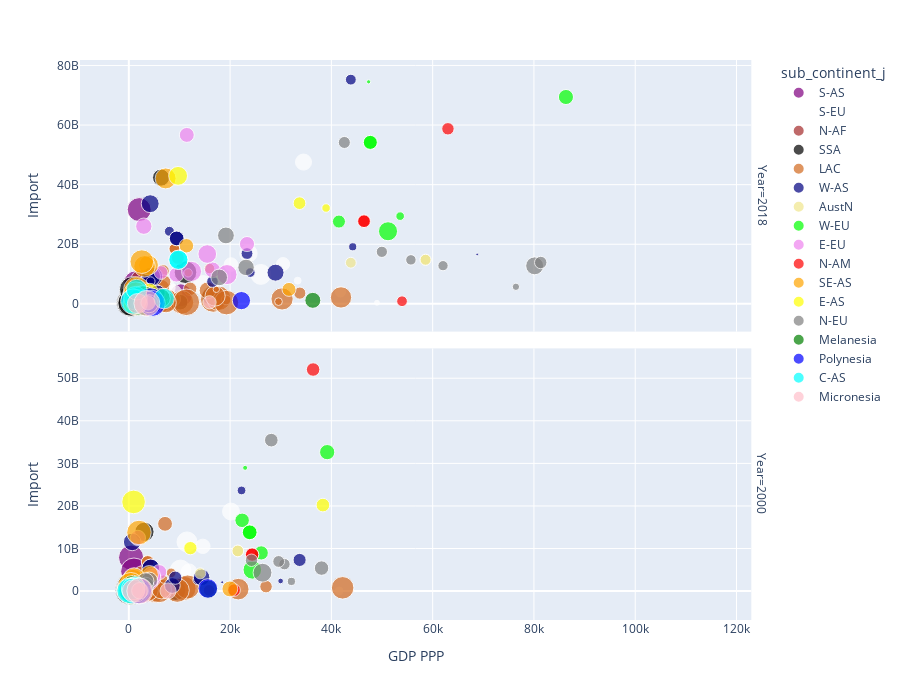

Notebook cell for this chart:
### Code cell
fig = px.scatter(MERGED3[~MERGED3["GDP"].isnull()&(MERGED3["Year"]==2000)|
                                (MERGED3["Year"]==2018)&(~MERGED3["RURALPOP"].isnull())], x="GDP", y="TOTAL_IMPORT",size="RURALPOP",
                 color="sub_continent_j", facet_row="Year",hover_name="Country or Area_x",
                 labels={"GDP":"GDP PPP","TOTAL_IMPORT":"Import"},height=700,#range_y=[0,5000000000],
                 color_discrete_map=colormap1)#facet_col="landlocked", 
fig.update_yaxes(matches=None)
fig.show()

### Figure 1 — Plotly figure (JSON) as saved in the notebook; plotly's stock layout.template omitted (floating-point values rounded to 4 significant figures)
{"data": [{"hovertemplate": "<b>%{hovertext}</b><br><br>sub_continent_j=S-AS<br>Year=2018<br>GDP PPP=%{x}<br>Import=%{y}<br>RURALPOP=%{marker.size}<extra></extra>", "hovertext": ["Afghanistan", "Bangladesh", "Bhutan", "India", "Iran, Islamic Republic of", "Maldives", "Nepal", "Pakistan", "Sri Lanka"], "legendgroup": "S-AS", "marker": {"color": "purple", "size": [74.5, 63.37, 59.1, 65.97, 25.1, 60.19, 80.26, 63.33, 81.52], "sizemode": "area", "sizeref": 0.2294, "symbol": "circle"}, "mode": "markers", "name": "S-AS", "orientation": "v", "showlegend": true, "type": "scatter", "x": [483.9, 1671.0, 3243.0, 2051.0, 5647.0, 10280.0, 995.1, 1339.0, 4165.0], "xaxis": "x2", "y": [1421073440, 3434781020, 473710246, 31632027168, 4037038432, 2882204130, 1602895606, 7131207832, 6946853116], "yaxis": "y2"}, {"hovertemplate": "<b>%{hovertext}</b><br><br>sub_continent_j=S-AS<br>Year=2000<br>GDP PPP=%{x}<br>Import=%{y}<br>RURALPOP=%{marker.size}<extra></extra>", "hovertext": ["Afghanistan", "Bangladesh", "Bhutan", "India", "Iran, Islamic Republic of", "Maldives", "Nepal", "Pakistan", "Sri Lanka"], "legendgroup": "S-AS", "marker": {"color": "purple", "size": [77.92, 76.41, 74.58, 72.33, 35.96, 72.29, 86.6, 67.02, 81.62], "sizemode": "area", "sizeref": 0.2294, "symbol": "circle"}, "mode": "markers", "name": "S-AS", "orientation": "v", "showlegend": false, "type": "scatter", "x": [160.8, 356.2, 743.0, 450.7, 1701.0, 3172.0, 239.4, 540.0, 1019.0], "xaxis": "x", "y": [50270000.0, 811890464, 78620000.0, 7868939920, 2609689960, 271800000.0, 363396832, 1273322374, 4644847960], "yaxis": "y"}, {"hovertemplate": "<b>%{hovertext}</b><br><br>sub_continent_j=S-EU<br>Year=2018<br>GDP PPP=%{x}<br>Import=%{y}<br>RURALPOP=%{marker.size}<extra></extra>", "hovertext": ["Albania", "Andorra", "Bosnia and Herzegovina", "Croatia", "Greece", "Italy", "Malta", "Montenegro", "Portugal", "Republic of North Macedonia", "San Marino", "Serbia", "Slovenia", "Spain"], "legendgroup": "S-EU", "marker": {"color": "white", "size": [39.68, 11.94, 51.76, 43.05, 20.94, 29.56, 5.388, 33.19, 34.79, 42.04, 2.774, 43.91, 45.46, 19.68], "sizemode": "area", "sizeref": 0.2294, "symbol": "circle"}, "mode": "markers", "name": "S-EU", "orientation": "v", "showlegend": true, "type": "scatter", "x": [5254.0, 41790.0, 6072.0, 14670.0, 20170.0, 34500.0, 33350.0, 8772.0, 23630.0, 6063.0, 49000.0, 7215.0, 26070.0, 30460.0], "xaxis": "x2", "y": [2036986210, 4021337894, 4617798656, 6248872360, 13193849416, 47576823888, 7774566768, 3609922804, 16926665536, 5006421140, 350200000.0, 5362721984, 9875915024, 13335438448], "yaxis": "y2"}, {"hovertemplate": "<b>%{hovertext}</b><br><br>sub_continent_j=S-EU<br>Year=2000<br>GDP PPP=%{x}<br>Import=%{y}<br>RURALPOP=%{marker.size}<extra></extra>", "hovertext": ["Albania", "Andorra", "Bosnia and Herzegovina", "Croatia", "Greece", "Italy", "Malta", "Portugal", "Republic of North Macedonia", "San Marino", "Slovenia", "Spain"], "legendgroup": "S-EU", "marker": {"color": "white", "size": [58.26, 7.605, 57.62, 46.57, 27.28, 32.78, 7.632, 45.6, 41.45, 6.56, 49.25, 23.74], "sizemode": "area", "sizeref": 0.2294, "symbol": "circle"}, "mode": "markers", "name": "S-EU", "orientation": "v", "showlegend": false, "type": "scatter", "x": [1115.0, 21850.0, 1518.0, 4894.0, 11890.0, 20180.0, 10300.0, 11490.0, 1854.0, 41540.0, 10210.0, 14620.0], "xaxis": "x", "y": [476000000.0, 1215061809, 666056560, 2004327712, 4567639916, 18675023544, 1283697670, 11550906496, 1069183466, 50020000.0, 4850990650, 10515712864], "yaxis": "y"}, {"hovertemplate": "<b>%{hovertext}</b><br><br>sub_continent_j=N-AF<br>Year=2018<br>GDP PPP=%{x}<br>Import=%{y}<br>RURALPOP=%{marker.size}<extra></extra>", "hovertext": ["Algeria", "Egypt", "Libya", "Morocco", "Sudan", "Tunisia"], "legendgroup": "N-AF", "marker": {"color": "brown", "size": [27.37, 57.3, 19.9, 37.55, 65.36, 31.06], "sizemode": "area", "sizeref": 0.2294, "symbol": "circle"}, "mode": "markers", "name": "N-AF", "orientation": "v", "showlegend": true, "type": "scatter", "x": [4154.0, 2538.0, 5201.0, 3278.0, 1157.0, 3439.0], "xaxis": "x2", "y": [3402359216, 7769870808, 1723237401, 6181294056, 1339988300, 5058494496], "yaxis": "y2"}, {"hovertemplate": "<b>%{hovertext}</b><br><br>sub_continent_j=N-AF<br>Year=2000<br>GDP PPP=%{x}<br>Import=%{y}<br>RURALPOP=%{marker.size}<extra></extra>", "hovertext": ["Algeria", "Egypt", "Libya", "Morocco", "Tunisia"], "legendgroup": "N-AF", "marker": {"color": "brown", "size": [40.08, 57.2, 23.61, 46.66, 36.57], "sizemode": "area", "sizeref": 0.2294, "symbol": "circle"}, "mode": "markers", "name": "N-AF", "orientation": "v", "showlegend": false, "type": "scatter", "x": [1761.0, 1390.0, 7180.0, 1351.0, 2212.0], "xaxis": "x", "y": [1608404330, 2505610126, 574816737, 1354846385, 2045236368], "yaxis": "y"}, {"hovertemplate": "<b>%{hovertext}</b><br><br>sub_continent_j=SSA<br>Year=2018<br>GDP PPP=%{x}<br>Import=%{y}<br>RURALPOP=%{marker.size}<extra></extra>", "hovertext": ["Angola", "Benin", "Benin", "Burkina Faso", "Burundi", "Cabo Verde", "Cameroon", "Central African Republic", "Chad", "Comoros", "Congo", "Côte d'Ivoire", "Côte d'Ivoire", "Democratic Republic of the Congo", "Djibouti", "Equatorial Guinea", "Ethiopia", "Gabon", "Gambia", "Ghana", "Guinea", "Guinea-Bissau", "Kenya", "Liberia", "Madagascar", "Malawi", "Mali", "Mauritania", "Mauritius", "Mozambique", "Niger", "Nigeria", "Nigeria", "Rwanda", "Sao Tome and Principe", "Senegal", "Seychelles", "Sierra Leone", "Somalia", "South Africa", "South Sudan", "Togo", "Uganda", "United Republic of Tanzania: Mainland", "United Republic of Tanzania: Mainland", "Zambia", "Zimbabwe"], "legendgroup": "SSA", "marker": {"color": "black", "size": [34.49, 52.69, 52.69, 70.64, 86.97, 34.27, 43.63, 58.64, 76.94, 71.03, 33.08, 49.22, 49.22, 55.54, 22.22, 27.86, 79.24, 10.63, 38.73, 43.94, 63.86, 56.64, 72.97, 48.85, 62.81, 83.06, 57.64, 46.33, 59.21, 64.01, 83.58, 49.66, 49.66, 82.79, 27.2, 52.81, 43.31, 57.95, 55.03, 33.64, 80.39, 58.3, 76.23, 66.22, 66.22, 56.48, 67.79], "sizemode": "area", "sizeref": 0.2294, "symbol": "circle"}, "mode": "markers", "name": "SSA", "orientation": "v", "showlegend": true, "type": "scatter", "x": [3290.0, 1242.0, 1242.0, 813.1, 275.6, 3616.0, 1534.0, 476.0, 734.7, 1416.0, 2548.0, 2314.0, 2314.0, 560.8, 3049.0, 10140.0, 734.4, 8019.0, 734.6, 2202.0, 878.6, 737.6, 1708.0, 569.6, 523.9, 395.8, 894.8, 1601.0, 11190.0, 503.3, 571.3, 2154.0, 2154.0, 783.3, 1968.0, 1466.0, 16330.0, 534.0, 103.5, 6369.0, 427.6, 904.1, 694.8, 1041.0, 1041.0, 1556.0, 1684.0], "xaxis": "x2", "y": [3550739240, 722890993, 722890993, 1438080264, 410600000.0, 595170741, 978192349, 235500000.0, 739322715, 181600000.0, 1818884475, 2994945208, 2994945208, 1503547314, 667774606, 560840060, 2458038132, 1098199130, 265200000.0, 3443427544, 2029503519, 105200000.0, 3729522464, 1904996041, 1712899802, 723800000.0, 1327077194, 745736630, 10631862992, 1715417836, 502933241, 4977952984, 4977952984, 988923198, 168400000.0, 2232809440, 2707955906, 1692123990, 547016312, 42362086880, 266800000.0, 590385686, 4822862710, 2106340126, 2106340126, 2446603152, 4600021076], "yaxis": "y2"}, {"hovertemplate": "<b>%{hovertext}</b><br><br>sub_continent_j=SSA<br>Year=2000<br>GDP PPP=%{x}<br>Import=%{y}<br>RURALPOP=%{marker.size}<extra></extra>", "hovertext": ["Angola", "Benin", "Benin", "Burkina Faso", "Burundi", "Cabo Verde", "Cameroon", "Central African Republic", "Chad", "Comoros", "Congo", "Côte d'Ivoire", "Côte d'Ivoire", "Democratic Republic of the Congo", "Djibouti", "Equatorial Guinea", "Eritrea", "Ethiopia", "Gabon", "Gambia", "Ghana", "Guinea", "Guinea-Bissau", "Kenya", "Liberia", "Madagascar", "Malawi", "Mali", "Mauritania", "Mauritius", "Mozambique", "Niger", "Nigeria", "Nigeria", "Rwanda", "Sao Tome and Principe", "Senegal", "Seychelles", "Sierra Leone", "Somalia", "South Africa", "Togo", "Uganda", "United Republic of Tanzania: Mainland", "United Republic of Tanzania: Mainland", "Zambia", "Zimbabwe"], "legendgroup": "SSA", "marker": {"color": "black", "size": [49.91, 61.67, 61.67, 82.16, 91.75, 46.56, 54.46, 62.36, 78.36, 71.92, 41.3, 56.84, 56.84, 64.88, 23.47, 50.91, 73.41, 85.26, 21.12, 52.13, 56.07, 69.13, 63.76, 80.11, 55.67, 72.88, 85.39, 71.64, 61.91, 57.33, 70.9, 83.81, 65.16, 65.16, 85.07, 46.58, 59.68, 49.57, 64.37, 66.75, 43.11, 67.09, 85.21, 77.69, 77.69, 65.2, 66.24], "sizemode": "area", "sizeref": 0.2294, "symbol": "circle"}, "mode": "markers", "name": "SSA", "orientation": "v", "showlegend": false, "type": "scatter", "x": [744.6, 374.2, 374.2, 255.1, 111.2, 1432.0, 647.6, 262.8, 188.6, 778.0, 1074.0, 649.1, 649.1, 177.1, 761.4, 2492.0, 308.1, 121.3, 4621.0, 987.4, 548.3, 518.1, 301.9, 452.5, 226.4, 285.5, 282.6, 269.9, 676.6, 4109.0, 319.4, 203.1, 567.9, 567.9, 260.7, 509.4, 618.0, 9221.0, 187.7, 231.3, 3079.0, 302.2, 286.6, 379.6, 379.6, 345.7, 734.0], "xaxis": "x", "y": [553300000.0, 205800000.0, 205800000.0, 165400000.0, 113700000.0, 285300000.0, 485595797, 132000000.0, 220600000.0, 146200000.0, 354198476, 591865940, 591865940, 356600000.0, 106900000.0, 86240694, 115800000.0, 402680223, 453451806, 202700000.0, 641200000.0, 280626889, 41310000.0, 829751166, 254300000.0, 514200000.0, 359800000.0, 235700000.0, 373900000.0, 1183618846, 296210918, 172100000.0, 985437247, 985437247, 125800000.0, 132500000.0, 346200000.0, 245100000.0, 152907031, 40150000.0, 13911895824, 221100000.0, 973877752, 589400000.0, 589400000.0, 495340636, 465600000.0], "yaxis": "y"}, {"hovertemplate": "<b>%{hovertext}</b><br><br>sub_continent_j=LAC<br>Year=2018<br>GDP PPP=%{x}<br>Import=%{y}<br>RURALPOP=%{marker.size}<extra></extra>", "hovertext": ["Antigua and Barbuda", "Argentina", "Aruba", "Bahamas", "Barbados", "Belize", "Bolivia (Plurinational State of)", "Bolivia (Plurinational State of)", "Brazil", "Brazil", "British Virgin Islands", "Cayman Islands", "Chile", "Colombia", "Costa Rica", "Cuba", "Curaçao", "Dominica", "Dominican Republic", "Ecuador", "El Salvador", "Grenada", "Guatemala", "Guyana", "Haiti", "Honduras", "Jamaica", "Mexico", "Nicaragua", "Panama", "Paraguay", "Peru", "Saint Kitts and Nevis", "Saint Lucia", "Saint Vincent and the Grenadines", "Sint Maarten (Dutch part)", "Suriname", "Trinidad and Tobago", "Turks and Caicos Islands", "Uruguay", "Venezuela (Bolivarian Republic of)"], "legendgroup": "LAC", "marker": {"color": "chocolate", "size": [75.4, 8.13, 56.59, 16.97, 68.85, 54.28, 30.58, 30.58, 13.43, 13.43, 52.28, 0, 12.44, 19.22, 20.66, 22.96, 10.86, 29.52, 18.93, 36.18, 27.98, 63.73, 48.95, 73.39, 44.72, 42.9, 44.33, 19.84, 41.48, 32.29, 38.41, 22.09, 69.22, 81.32, 47.8, 0, 33.94, 46.82, 6.902, 4.666, 11.79], "sizemode": "area", "sizeref": 0.2294, "symbol": "circle"}, "mode": "markers", "name": "LAC", "orientation": "v", "showlegend": true, "type": "scatter", "x": [16670.0, 11720.0, 30260.0, 33770.0, 17750.0, 4885.0, 3549.0, 3549.0, 9001.0, 9001.0, 41900.0, 85970.0, 15920.0, 6717.0, 12110.0, 8822.0, 19220.0, 7688.0, 8051.0, 6296.0, 4068.0, 10490.0, 4239.0, 6146.0, 834.9, 2506.0, 5360.0, 9673.0, 2021.0, 15540.0, 5806.0, 6941.0, 19280.0, 11360.0, 7361.0, 22750.0, 6015.0, 17040.0, 29550.0, 17280.0, 7062.0], "xaxis": "x2", "y": [1470757208, 10410050048, 1649880010, 3603645572, 1857991768, 1158852760, 3277180904, 3277180904, 18466534752, 18466534752, 2159931288, 2411637832, 11864358880, 11011617304, 5052084024, 1572081176, 1315004510, 223400000.0, 2535760290, 5290753896, 2849813876, 513391214, 2409557748, 1221097920, 675400000.0, 1402051436, 1426288471, 15452866128, 1579245254, 4513572256, 3266823280, 7347651400, 412100000.0, 531500000.0, 422300000.0, 2318530011, 1106576750, 2616574528, 746600000.0, 4873744672, 2825379866], "yaxis": "y2"}, {"hovertemplate": "<b>%{hovertext}</b><br><br>sub_continent_j=LAC<br>Year=2000<br>GDP PPP=%{x}<br>Import=%{y}<br>RURALPOP=%{marker.size}<extra></extra>", "hovertext": ["Antigua and Barbuda", "Argentina", "Aruba", "Bahamas", "Barbados", "Belize", "Bolivia (Plurinational State of)", "Bolivia (Plurinational State of)", "Brazil", "Brazil", "British Virgin Islands", "Cayman Islands", "Chile", "Colombia", "Costa Rica", "Cuba", "Dominica", "Dominican Republic", "Ecuador", "El Salvador", "Grenada", "Guatemala", "Guyana", "Haiti", "Honduras", "Jamaica", "Mexico", "Nicaragua", "Panama", "Paraguay", "Peru", "Saint Kitts and Nevis", "Saint Lucia", "Saint Vincent and the Grenadines", "Suriname", "Trinidad and Tobago", "Turks and Caicos Islands", "Uruguay", "Venezuela (Bolivarian Republic of)"], "legendgroup": "LAC", "marker": {"color": "chocolate", "size": [67.87, 10.86, 53.28, 17.99, 66.17, 54.6, 38.21, 38.21, 18.81, 18.81, 58.23, 0, 13.93, 26.04, 40.95, 24.68, 34.73, 38.25, 39.7, 41.09, 64.3, 54.67, 71.31, 64.4, 54.54, 48.19, 25.28, 44.81, 37.8, 44.67, 26.96, 67.22, 72.23, 54.81, 33.56, 44.09, 15.45, 7.972, 12.44], "sizemode": "area", "sizeref": 0.2294, "symbol": "circle"}, "mode": "markers", "name": "LAC", "orientation": "v", "showlegend": false, "type": "scatter", "x": [10870.0, 8358.0, 21610.0, 27100.0, 11610.0, 3364.0, 997.6, 997.6, 3732.0, 3732.0, 42220.0, 70970.0, 5108.0, 2504.0, 3773.0, 2747.0, 4788.0, 2828.0, 1445.0, 2002.0, 5057.0, 1453.0, 1522.0, 433.0, 1093.0, 3392.0, 7158.0, 1005.0, 3897.0, 1725.0, 1956.0, 9553.0, 5973.0, 3676.0, 2456.0, 6453.0, 15840.0, 6875.0, 4842.0], "xaxis": "x", "y": [637400000.0, 4280282216, 458594101, 1051000000.0, 967213976, 244101598, 874492532, 874492532, 6838592428, 6838592428, 767000000.0, 454800000.0, 3625021996, 4141749390, 997558166, 726093623, 193100000.0, 796617649, 1651530534, 909600000.0, 121000000.0, 984488268, 185000000.0, 154400000.0, 405500000.0, 663700000.0, 15802392600, 318354843, 2253494457, 980729441, 1290961090, 197500000.0, 219851549, 184213384, 187300000.0, 465400000.0, 169200000.0, 2812433604, 2381666420], "yaxis": "y"}, {"hovertemplate": "<b>%{hovertext}</b><br><br>sub_continent_j=W-AS<br>Year=2018<br>GDP PPP=%{x}<br>Import=%{y}<br>RURALPOP=%{marker.size}<extra></extra>", "hovertext": ["Armenia", "Azerbaijan", "Bahrain", "Cyprus", "Georgia", "Iraq", "Israel", "Jordan", "Kuwait", "Lebanon", "Oman", "Qatar", "Saudi Arabia", "State of Palestine", "Syrian Arab Republic", "Turkey", "Turkey", "United Arab Emirates", "Yemen"], "legendgroup": "W-AS", "marker": {"color": "navy", "size": [36.85, 44.32, 10.71, 33.19, 41.37, 29.53, 7.582, 9.021, 0, 11.41, 15.46, 0.865, 16.16, 23.84, 45.84, 24.86, 24.86, 13.48, 63.36], "sizemode": "area", "sizeref": 0.2294, "symbol": "circle"}, "mode": "markers", "name": "W-AS", "orientation": "v", "showlegend": true, "type": "scatter", "x": [4221.0, 4735.0, 23990.0, 28970.0, 4397.0, 5607.0, 44210.0, 4308.0, 34000.0, 8013.0, 16520.0, 68790.0, 23340.0, 3347.0, 965.5, 9453.0, 9453.0, 43840.0, 803.6], "xaxis": "x2", "y": [33608514456, 9172897168, 10505805048, 10464501828, 9166040216, 3609116904, 19145126144, 7578893092, 13308988640, 24336510952, 7452509264, 16577500416, 16870965200, 484500000.0, 816200000.0, 21961280256, 21961280256, 75242166576, 1308502001], "yaxis": "y2"}, {"hovertemplate": "<b>%{hovertext}</b><br><br>sub_continent_j=W-AS<br>Year=2000<br>GDP PPP=%{x}<br>Import=%{y}<br>RURALPOP=%{marker.size}<extra></extra>", "hovertext": ["Armenia", "Azerbaijan", "Bahrain", "Cyprus", "Georgia", "Iraq", "Israel", "Jordan", "Kuwait", "Lebanon", "Oman", "Qatar", "Saudi Arabia", "State of Palestine", "Syrian Arab Republic", "Turkey", "Turkey", "United Arab Emirates", "Yemen"], "legendgroup": "W-AS", "marker": {"color": "navy", "size": [35.33, 48.61, 11.63, 31.35, 47.36, 31.5, 8.797, 21.73, 1, 14, 28.43, 3.689, 20.15, 28.03, 48.05, 35.26, 35.26, 19.76, 73.73], "sizemode": "area", "sizeref": 0.2294, "symbol": "circle"}, "mode": "markers", "name": "W-AS", "orientation": "v", "showlegend": false, "type": "scatter", "x": [664.1, 649.1, 13640.0, 14360.0, 737.5, 1007.0, 22260.0, 1703.0, 18440.0, 4340.0, 8601.0, 29980.0, 9171.0, 1338.0, 1198.0, 4337.0, 4337.0, 33730.0, 624.1], "xaxis": "x", "y": [11540000000.0, 709289543, 2640750737, 3220591048, 643677307, 235000000.0, 23637459672, 1160637227, 2079346626, 2029287331, 1306504890, 2374736550, 3144989782, 254200000.0, 1119906270, 5459467160, 5459467160, 7316887972, 444316848], "yaxis": "y"}, {"hovertemplate": "<b>%{hovertext}</b><br><br>sub_continent_j=AustN<br>Year=2018<br>GDP PPP=%{x}<br>Import=%{y}<br>RURALPOP=%{marker.size}<extra></extra>", "hovertext": ["Australia", "Australia", "New Zealand"], "legendgroup": "AustN", "marker": {"color": "khaki", "size": [13.99, 13.99, 13.46], "sizemode": "area", "sizeref": 0.2294, "symbol": "circle"}, "mode": "markers", "name": "AustN", "orientation": "v", "showlegend": true, "type": "scatter", "x": [58600.0, 58600.0, 43840.0], "xaxis": "x2", "y": [14802055584, 14802055584, 13807642304], "yaxis": "y2"}, {"hovertemplate": "<b>%{hovertext}</b><br><br>sub_continent_j=AustN<br>Year=2000<br>GDP PPP=%{x}<br>Import=%{y}<br>RURALPOP=%{marker.size}<extra></extra>", "hovertext": ["Australia", "Australia", "New Zealand"], "legendgroup": "AustN", "marker": {"color": "khaki", "size": [15.77, 15.77, 13.98], "sizemode": "area", "sizeref": 0.2294, "symbol": "circle"}, "mode": "markers", "name": "AustN", "orientation": "v", "showlegend": false, "type": "scatter", "x": [21520.0, 21520.0, 14110.0], "xaxis": "x", "y": [9433091352, 9433091352, 4163245528], "yaxis": "y"}, {"hovertemplate": "<b>%{hovertext}</b><br><br>sub_continent_j=W-EU<br>Year=2018<br>GDP PPP=%{x}<br>Import=%{y}<br>RURALPOP=%{marker.size}<extra></extra>", "hovertext": ["Austria", "Belgium", "France", "Germany", "Germany", "Netherlands", "Switzerland"], "legendgroup": "W-EU", "marker": {"color": "lime", "size": [41.7, 1.999, 19.56, 22.69, 22.69, 8.51, 26.2], "sizemode": "area", "sizeref": 0.2294, "symbol": "circle"}, "mode": "markers", "name": "W-EU", "orientation": "v", "showlegend": true, "type": "scatter", "x": [51180.0, 47350.0, 41490.0, 47680.0, 47680.0, 53580.0, 86320.0], "xaxis": "x2", "y": [24363770560, 74515482624, 27615759360, 54185845248, 54185845248, 29435940480, 69415360512], "yaxis": "y2"}, {"hovertemplate": "<b>%{hovertext}</b><br><br>sub_continent_j=W-EU<br>Year=2000<br>GDP PPP=%{x}<br>Import=%{y}<br>RURALPOP=%{marker.size}<extra></extra>", "hovertext": ["Austria", "Belgium", "France", "Germany", "Germany", "Netherlands", "Switzerland"], "legendgroup": "W-EU", "marker": {"color": "lime", "size": [39.79, 2.871, 24.13, 25.03, 25.03, 23.2, 26.62], "sizemode": "area", "sizeref": 0.2294, "symbol": "circle"}, "mode": "markers", "name": "W-EU", "orientation": "v", "showlegend": false, "type": "scatter", "x": [24390.0, 22970.0, 22380.0, 23870.0, 23870.0, 26150.0, 39170.0], "xaxis": "x", "y": [4991985728, 28960239048, 16618789208, 13811394144, 13811394144, 8968698464, 32638814896], "yaxis": "y"}, {"hovertemplate": "<b>%{hovertext}</b><br><br>sub_continent_j=E-EU<br>Year=2018<br>GDP PPP=%{x}<br>Import=%{y}<br>RURALPOP=%{marker.size}<extra></extra>", "hovertext": ["Belarus", "Bulgaria", "Czechia", "Hungary", "Poland", "Republic of Moldova", "Romania", "Russian Federation", "Slovakia", "Ukraine"], "legendgroup": "E-EU", "marker": {"color": "violet", "size": [21.41, 24.99, 26.21, 28.65, 39.94, 57.37, 46.0, 25.57, 46.27, 30.65], "sizemode": "area", "sizeref": 0.2294, "symbol": "circle"}, "mode": "markers", "name": "E-EU", "orientation": "v", "showlegend": true, "type": "scatter", "x": [6351.0, 9388.0, 23340.0, 16530.0, 15490.0, 2828.0, 12390.0, 11450.0, 19380.0, 2958.0], "xaxis": "x2", "y": [10525364640, 9782095760, 20069325504, 11396923792, 16721394304, 3553881632, 10890089584, 56686842464, 9819767312, 26058731824], "yaxis": "y2"}, {"hovertemplate": "<b>%{hovertext}</b><br><br>sub_continent_j=E-EU<br>Year=2000<br>GDP PPP=%{x}<br>Import=%{y}<br>RURALPOP=%{marker.size}<extra></extra>", "hovertext": ["Belarus", "Bulgaria", "Czechia", "Hungary", "Poland", "Republic of Moldova", "Romania", "Russian Federation", "Slovakia", "Ukraine"], "legendgroup": "E-EU", "marker": {"color": "violet", "size": [30.03, 31.1, 26.01, 35.42, 38.28, 55.41, 47.0, 26.65, 43.77, 32.86], "sizemode": "area", "sizeref": 0.2294, "symbol": "circle"}, "mode": "markers", "name": "E-EU", "orientation": "v", "showlegend": false, "type": "scatter", "x": [1091.0, 1656.0, 6008.0, 4620.0, 4467.0, 367.9, 1691.0, 1787.0, 3837.0, 662.9], "xaxis": "x", "y": [3455319688, 1993021670, 4457646480, 3032895560, 3495092840, 396957125, 1546779154, 12495673516, 2292595166, 2098117697], "yaxis": "y"}, {"hovertemplate": "<b>%{hovertext}</b><br><br>sub_continent_j=N-AM<br>Year=2018<br>GDP PPP=%{x}<br>Import=%{y}<br>RURALPOP=%{marker.size}<extra></extra>", "hovertext": ["Bermuda", "Canada", "Canada", "Greenland", "United States"], "legendgroup": "N-AM", "marker": {"color": "red", "size": [0, 18.59, 18.59, 13.18, 17.74], "sizemode": "area", "sizeref": 0.2294, "symbol": "circle"}, "mode": "markers", "name": "N-AM", "orientation": "v", "showlegend": true, "type": "scatter", "x": [115700.0, 46440.0, 46440.0, 53950.0, 63010.0], "xaxis": "x2", "y": [1967651070, 27747705344, 27747705344, 880629140, 58744045376], "yaxis": "y2"}, {"hovertemplate": "<b>%{hovertext}</b><br><br>sub_continent_j=N-AM<br>Year=2000<br>GDP PPP=%{x}<br>Import=%{y}<br>RURALPOP=%{marker.size}<extra></extra>", "hovertext": ["Bermuda", "Canada", "Canada", "Greenland", "United States"], "legendgroup": "N-AM", "marker": {"color": "red", "size": [0, 20.52, 20.52, 18.4, 20.94], "sizemode": "area", "sizeref": 0.2294, "symbol": "circle"}, "mode": "markers", "name": "N-AM", "orientation": "v", "showlegend": false, "type": "scatter", "x": [53530.0, 24350.0, 24350.0, 20780.0, 36390.0], "xaxis": "x", "y": [495900000.0, 8573817520, 8573817520, 237140163, 52043896736], "yaxis": "y"}, {"hovertemplate": "<b>%{hovertext}</b><br><br>sub_continent_j=SE-AS<br>Year=2018<br>GDP PPP=%{x}<br>Import=%{y}<br>RURALPOP=%{marker.size}<extra></extra>", "hovertext": ["Brunei Darussalam", "Cambodia", "Indonesia", "Lao People's Democratic Republic", "Malaysia", "Myanmar", "Philippines", "Singapore", "Thailand", "Timor-Leste", "Viet Nam"], "legendgroup": "SE-AS", "marker": {"color": "orange", "size": [22.37, 76.61, 44.67, 65.0, 23.96, 69.42, 53.09, 0, 50.05, 69.42, 64.08], "sizemode": "area", "sizeref": 0.2294, "symbol": "circle"}, "mode": "markers", "name": "SE-AS", "orientation": "v", "showlegend": true, "type": "scatter", "x": [31630.0, 1512.0, 3894.0, 2569.0, 11380.0, 1371.0, 3103.0, 64820.0, 7274.0, 1230.0, 2566.0], "xaxis": "x2", "y": [4848763772, 4785644774, 13009048928, 2234042034, 19489386752, 3252985068, 12572972560, 31914285968, 42089674752, 316800000.0, 14172969256], "yaxis": "y2"}, {"hovertemplate": "<b>%{hovertext}</b><br><br>sub_continent_j=SE-AS<br>Year=2000<br>GDP PPP=%{x}<br>Import=%{y}<br>RURALPOP=%{marker.size}<extra></extra>", "hovertext": ["Brunei Darussalam", "Cambodia", "Indonesia", "Lao People's Democratic Republic", "Malaysia", "Myanmar", "Philippines", "Singapore", "Thailand", "Timor-Leste", "Viet Nam"], "legendgroup": "SE-AS", "marker": {"color": "orange", "size": [28.84, 81.41, 58.0, 78.02, 38.02, 72.97, 53.87, 0, 68.61, 75.74, 75.63], "sizemode": "area", "sizeref": 0.2294, "symbol": "circle"}, "mode": "markers", "name": "SE-AS", "orientation": "v", "showlegend": false, "type": "scatter", "x": [19960.0, 301.7, 830.7, 339.2, 4044.0, 186.1, 1039.0, 23850.0, 2008.0, 415.1, 390.1], "xaxis": "x", "y": [506700000.0, 322400000.0, 2487144836, 165130489, 3860555794, 328245321, 2943975884, 9530730400, 13767724652, 44720000.0, 1361652334], "yaxis": "y"}, {"hovertemplate": "<b>%{hovertext}</b><br><br>sub_continent_j=E-AS<br>Year=2018<br>GDP PPP=%{x}<br>Import=%{y}<br>RURALPOP=%{marker.size}<extra></extra>", "hovertext": ["China, Hong Kong SAR", "China, Macao Special Administrative Region", "China, People's Republic of", "Democratic People's Republic of Korea", "Japan", "Mongolia", "Republic of Korea"], "legendgroup": "E-AS", "marker": {"color": "yellow", "size": [0, 0, 40.85, 38.1, 8.384, 31.56, 18.54], "sizemode": "area", "sizeref": 0.2294, "symbol": "circle"}, "mode": "markers", "name": "E-AS", "orientation": "v", "showlegend": true, "type": "scatter", "x": [49070.0, 87210.0, 9733.0, 687.9, 38950.0, 4135.0, 33710.0], "xaxis": "x2", "y": [47804751184, 5985686898, 42947041536, 104700000.0, 32162682464, 4114920432, 33782407936], "yaxis": "y2"}, {"hovertemplate": "<b>%{hovertext}</b><br><br>sub_continent_j=E-AS<br>Year=2000<br>GDP PPP=%{x}<br>Import=%{y}<br>RURALPOP=%{marker.size}<extra></extra>", "hovertext": ["China, Hong Kong SAR", "China, Macao Special Administrative Region", "China, People's Republic of", "Democratic People's Republic of Korea", "Japan", "Mongolia", "Republic of Korea"], "legendgroup": "E-AS", "marker": {"color": "yellow", "size": [0, 0, 64.12, 40.59, 21.35, 42.87, 20.38], "sizemode": "area", "sizeref": 0.2294, "symbol": "circle"}, "mode": "markers", "name": "E-AS", "orientation": "v", "showlegend": false, "type": "scatter", "x": [25990.0, 15710.0, 938.6, 462.0, 38330.0, 549.9, 12160.0], "xaxis": "x", "y": [15726560668, 1005655503, 20942257336, 494716977, 20202436560, 180700000.0, 10092202584], "yaxis": "y"}, {"hovertemplate": "<b>%{hovertext}</b><br><br>sub_continent_j=N-EU<br>Year=2018<br>GDP PPP=%{x}<br>Import=%{y}<br>RURALPOP=%{marker.size}<extra></extra>", "hovertext": ["Denmark", "Estonia", "Finland", "Iceland", "Ireland", "Latvia", "Lithuania", "Norway", "Sweden", "United Kingdom of Great Britain and Northern Ireland"], "legendgroup": "N-EU", "marker": {"color": "gray", "size": [12.13, 31.12, 14.62, 6.187, 36.83, 31.86, 32.32, 17.75, 12.57, 16.6], "sizemode": "area", "sizeref": 0.2294, "symbol": "circle"}, "mode": "markers", "name": "N-EU", "orientation": "v", "showlegend": true, "type": "scatter", "x": [62040.0, 23150.0, 49970.0, 76440.0, 80140.0, 17850.0, 19180.0, 81340.0, 55700.0, 42560.0], "xaxis": "x2", "y": [12808924944, 12223379136, 17456763552, 5725404640, 12755170944, 8871354072, 22956177728, 13876631280, 14761869584, 54159372256], "yaxis": "y2"}, {"hovertemplate": "<b>%{hovertext}</b><br><br>sub_continent_j=N-EU<br>Year=2000<br>GDP PPP=%{x}<br>Import=%{y}<br>RURALPOP=%{marker.size}<extra></extra>", "hovertext": ["Denmark", "Estonia", "Finland", "Iceland", "Ireland", "Latvia", "Lithuania", "Norway", "Sweden", "United Kingdom of Great Britain and Northern Ireland"], "legendgroup": "N-EU", "marker": {"color": "gray", "size": [14.9, 30.63, 17.82, 7.599, 40.84, 31.93, 33.01, 23.98, 15.97, 21.35], "sizemode": "area", "sizeref": 0.2294, "symbol": "circle"}, "mode": "markers", "name": "N-EU", "orientation": "v", "showlegend": false, "type": "scatter", "x": [30730.0, 4073.0, 24230.0, 32110.0, 26400.0, 3334.0, 3291.0, 38060.0, 29590.0, 28140.0], "xaxis": "x", "y": [6325229440, 2530734518, 7242950272, 2269572724, 4321072158, 1293447717, 2325857338, 5403776728, 6960026916, 35456835504], "yaxis": "y"}, {"hovertemplate": "<b>%{hovertext}</b><br><br>sub_continent_j=Melanesia<br>Year=2018<br>GDP PPP=%{x}<br>Import=%{y}<br>RURALPOP=%{marker.size}<extra></extra>", "hovertext": ["Fiji", "New Caledonia", "Papua New Guinea", "Solomon Islands", "Vanuatu"], "legendgroup": "Melanesia", "marker": {"color": "green", "size": [43.75, 29.32, 86.83, 76.25, 74.73], "sizemode": "area", "sizeref": 0.2294, "symbol": "circle"}, "mode": "markers", "name": "Melanesia", "orientation": "v", "showlegend": true, "type": "scatter", "x": [6267.0, 36330.0, 2814.0, 2001.0, 3125.0], "xaxis": "x2", "y": [1876504842, 1182150860, 1483039088, 504600000.0, 276200000.0], "yaxis": "y2"}, {"hovertemplate": "<b>%{hovertext}</b><br><br>sub_continent_j=Melanesia<br>Year=2000<br>GDP PPP=%{x}<br>Import=%{y}<br>RURALPOP=%{marker.size}<extra></extra>", "hovertext": ["Fiji", "New Caledonia", "Papua New Guinea", "Solomon Islands", "Vanuatu"], "legendgroup": "Melanesia", "marker": {"color": "green", "size": [52.09, 38.08, 86.8, 84.19, 78.33], "sizemode": "area", "sizeref": 0.2294, "symbol": "circle"}, "mode": "markers", "name": "Melanesia", "orientation": "v", "showlegend": false, "type": "scatter", "x": [2106.0, 15700.0, 904.5, 819.5, 1433.0], "xaxis": "x", "y": [306400000.0, 468300000.0, 482000000.0, 67670000.0, 97050000.0], "yaxis": "y"}, {"hovertemplate": "<b>%{hovertext}</b><br><br>sub_continent_j=Polynesia<br>Year=2018<br>GDP PPP=%{x}<br>Import=%{y}<br>RURALPOP=%{marker.size}<extra></extra>", "hovertext": ["French Polynesia", "Samoa", "Tonga", "Tuvalu"], "legendgroup": "Polynesia", "marker": {"color": "blue", "size": [38.17, 81.76, 76.87, 37.61], "sizemode": "area", "sizeref": 0.2294, "symbol": "circle"}, "mode": "markers", "name": "Polynesia", "orientation": "v", "showlegend": true, "type": "scatter", "x": [22240.0, 4250.0, 4650.0, 4001.0], "xaxis": "x2", "y": [1082443005, 931552764, 118500000.0, 42770000.0], "yaxis": "y2"}, {"hovertemplate": "<b>%{hovertext}</b><br><br>sub_continent_j=Polynesia<br>Year=2000<br>GDP PPP=%{x}<br>Import=%{y}<br>RURALPOP=%{marker.size}<extra></extra>", "hovertext": ["French Polynesia", "Samoa", "Tonga", "Tuvalu"], "legendgroup": "Polynesia", "marker": {"color": "blue", "size": [43.95, 78.02, 76.99, 53.98], "sizemode": "area", "sizeref": 0.2294, "symbol": "circle"}, "mode": "markers", "name": "Polynesia", "orientation": "v", "showlegend": false, "type": "scatter", "x": [15610.0, 1362.0, 1949.0, 1473.0], "xaxis": "x", "y": [616300000.0, 76760000.0, 54790000.0, 11040000.0], "yaxis": "y"}, {"hovertemplate": "<b>%{hovertext}</b><br><br>sub_continent_j=C-AS<br>Year=2018<br>GDP PPP=%{x}<br>Import=%{y}<br>RURALPOP=%{marker.size}<extra></extra>", "hovertext": ["Kazakhstan", "Kazakhstan", "Kyrgyzstan", "Tajikistan", "Turkmenistan", "Uzbekistan"], "legendgroup": "C-AS", "marker": {"color": "cyan", "size": [42.57, 42.57, 63.65, 72.87, 48.41, 49.52], "sizemode": "area", "sizeref": 0.2294, "symbol": "circle"}, "mode": "markers", "name": "C-AS", "orientation": "v", "showlegend": true, "type": "scatter", "x": [9790.0, 9790.0, 1312.0, 853.2, 6965.0, 1552.0], "xaxis": "x2", "y": [14774662392, 14774662392, 1867924780, 780575426, 1768731664, 4763875520], "yaxis": "y2"}, {"hovertemplate": "<b>%{hovertext}</b><br><br>sub_continent_j=C-AS<br>Year=2000<br>GDP PPP=%{x}<br>Import=%{y}<br>RURALPOP=%{marker.size}<extra></extra>", "hovertext": ["Kazakhstan", "Kazakhstan", "Kyrgyzstan", "Tajikistan", "Turkmenistan", "Uzbekistan"], "legendgroup": "C-AS", "marker": {"color": "cyan", "size": [43.9, 43.9, 64.7, 73.5, 54.09, 53.87], "sizemode": "area", "sizeref": 0.2294, "symbol": "circle"}, "mode": "markers", "name": "C-AS", "orientation": "v", "showlegend": false, "type": "scatter", "x": [1226.0, 1226.0, 278.4, 138.5, 1092.0, 667.0], "xaxis": "x", "y": [1071957395, 1071957395, 187400000.0, 58200000.0, 501551590, 492713675], "yaxis": "y"}, {"hovertemplate": "<b>%{hovertext}</b><br><br>sub_continent_j=Micronesia<br>Year=2018<br>GDP PPP=%{x}<br>Import=%{y}<br>RURALPOP=%{marker.size}<extra></extra>", "hovertext": ["Kiribati", "Marshall Islands", "Micronesia (Federated States of)", "Nauru", "Palau"], "legendgroup": "Micronesia", "marker": {"color": "pink", "size": [45.94, 22.97, 77.3, 0, 20.07], "sizemode": "area", "sizeref": 0.2294, "symbol": "circle"}, "mode": "markers", "name": "Micronesia", "orientation": "v", "showlegend": true, "type": "scatter", "x": [1698.0, 3788.0, 3568.0, 12950.0, 15930.0], "xaxis": "x2", "y": [95074997, 337100000.0, 156200000.0, 27830000.0, 522300000.0], "yaxis": "y2"}, {"hovertemplate": "<b>%{hovertext}</b><br><br>sub_continent_j=Micronesia<br>Year=2000<br>GDP PPP=%{x}<br>Import=%{y}<br>RURALPOP=%{marker.size}<extra></extra>", "hovertext": ["Kiribati", "Marshall Islands", "Micronesia (Federated States of)", "Nauru", "Palau"], "legendgroup": "Micronesia", "marker": {"color": "pink", "size": [57.04, 31.42, 77.67, 0, 29.66], "sizemode": "area", "sizeref": 0.2294, "symbol": "circle"}, "mode": "markers", "name": "Micronesia", "orientation": "v", "showlegend": false, "type": "scatter", "x": [885.1, 2187.0, 2171.0, 2101.0, 7738.0], "xaxis": "x", "y": [54990000.0, 86930000.0, 37620000.0, 57390000.0, 30640000.0], "yaxis": "y"}], "layout": {"annotations": [{"font": {}, "showarrow": false, "text": "Year=2000", "textangle": 90, "x": 0.98, "xanchor": "left", "xref": "paper", "y": 0.2425, "yanchor": "middle", "yref": "paper"}, {"font": {}, "showarrow": false, "text": "Year=2018", "textangle": 90, "x": 0.98, "xanchor": "left", "xref": "paper", "y": 0.7575, "yanchor": "middle", "yref": "paper"}], "height": 700, "legend": {"itemsizing": "constant", "title": {"text": "sub_continent_j"}, "tracegroupgap": 0}, "margin": {"t": 60}, "xaxis": {"anchor": "y", "domain": [0, 0.98], "title": {"text": "GDP PPP"}}, "xaxis2": {"anchor": "y2", "domain": [0, 0.98], "matches": "x", "showticklabels": false}, "yaxis": {"anchor": "x", "domain": [0, 0.485], "title": {"text": "Import"}}, "yaxis2": {"anchor": "x2", "domain": [0.515, 1], "title": {"text": "Import"}}}}
